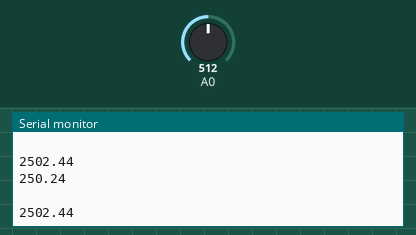
This sketch was run on a simulated Arduino Uno, built with avr-gcc and run on an emulated ATmega328P. On the bench: the last lines printed to the serial monitor. The test bench sets the inputs (shaded band); at power-on: A0 = 512.

Above: at 1.2 s.
1.3 s: A0 set to 716
At 1.69 s:
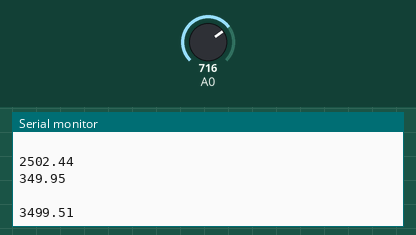
2.8 s: A0 set to 900
At 3.2 s:
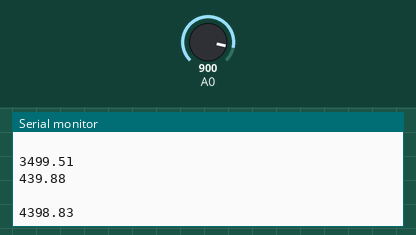
Timing chart, 0 to 5.8 s (numbered marks = the images above; inputs shaded):
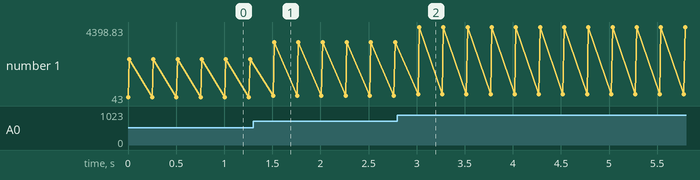

The sketch:

temp_serial.ino
```cpp
float temperatura; //variable para la temperatura
float Vtemp;
int S1=0;
void setup() {
  // put your setup code here, to run once:
Serial.begin (9600); //inicia comunicacion serial
}

void loop() {
  S1=analogRead(0);
  temperatura = (500.0*S1)/1023.0;
  Vtemp=temperatura*10.0;
Serial.println (temperatura);
Serial.println ("  ");
Serial.println (Vtemp);
delay (250);
}
```

Measured:
- after the input at 1.3 s, the serial monitor: prints a new line after 0.21 s (image 1)
- after the input at 2.8 s, the serial monitor: prints a new line after 0.21 s (image 2)
- plotted number 1: 2502.44 → 3499.51 after the input at 1.3 s, 3499.51 → 43 after the input at 2.8 s
